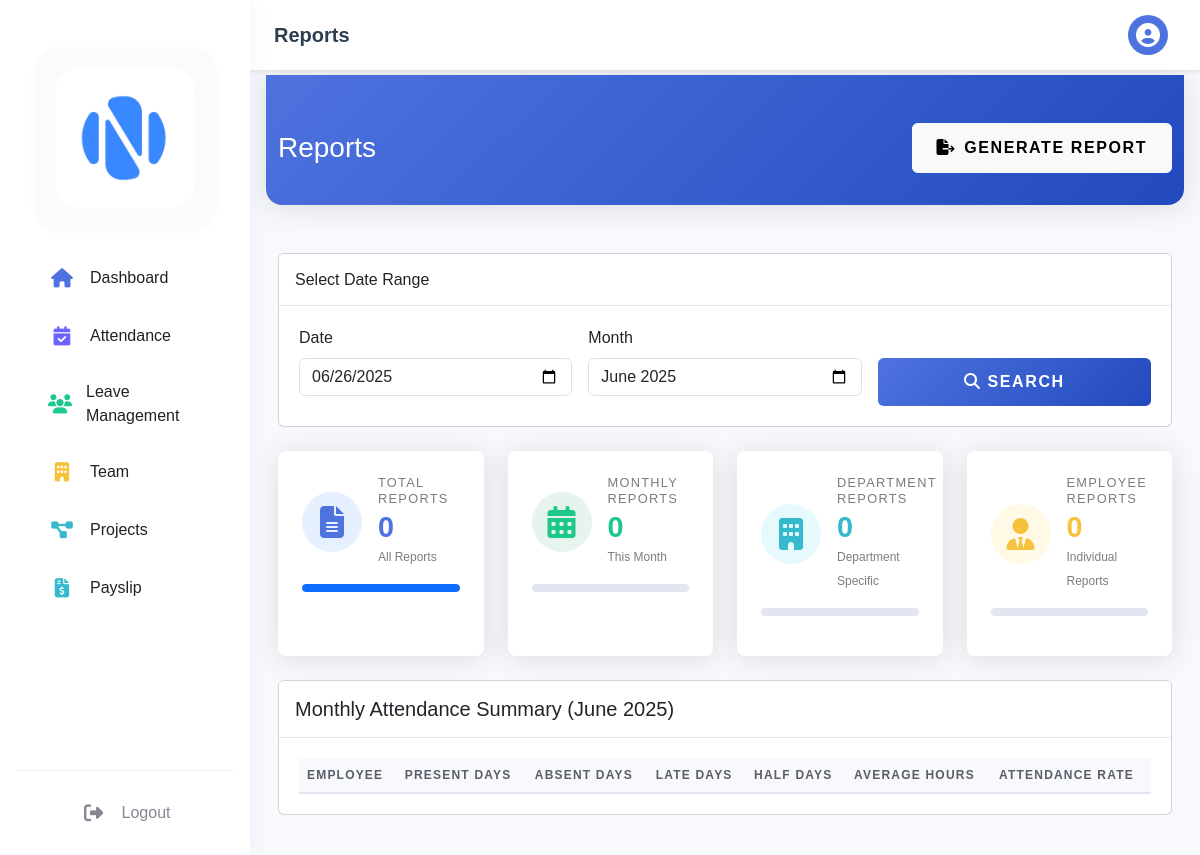
Before: /dashboard/manager/reports.php (signed in) with the older database file.
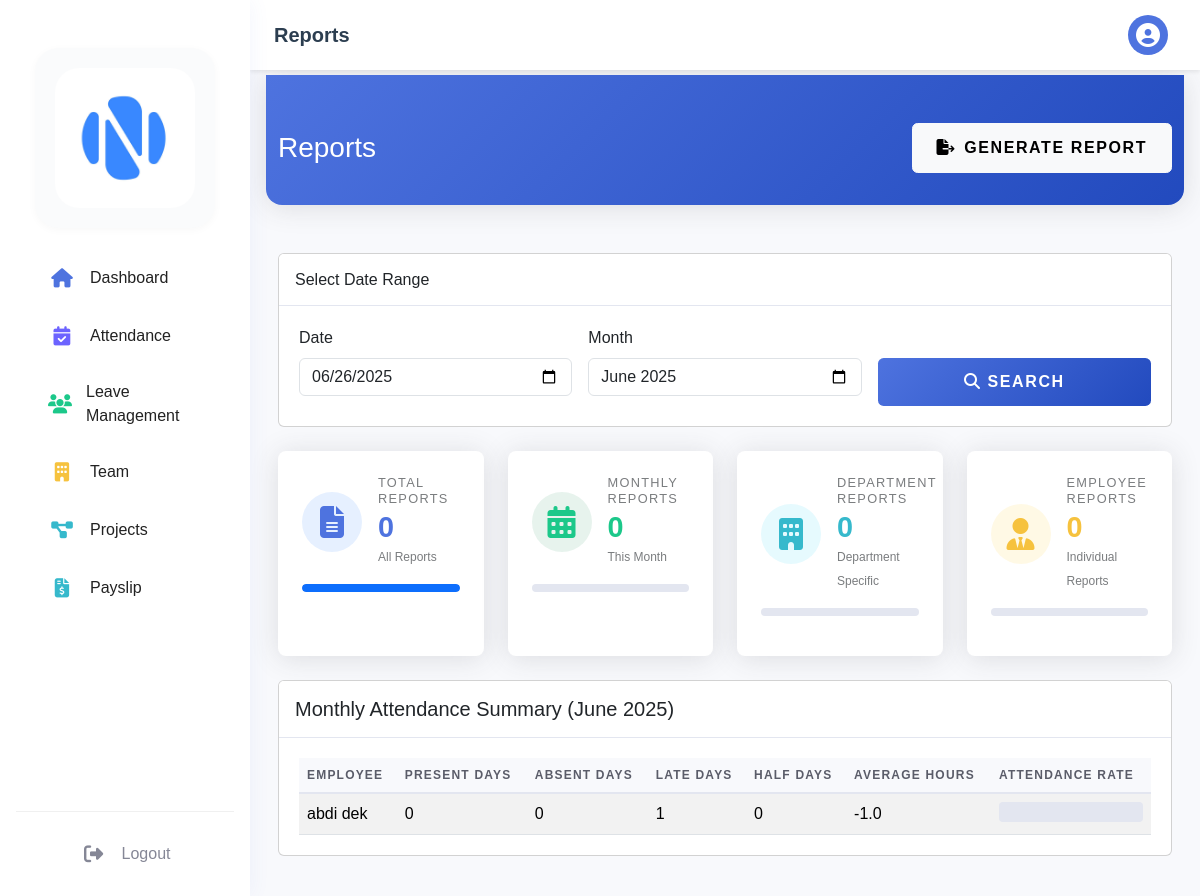
After: the same page with the newer database file.
### tables this page shows
CREATE TABLE `employees` (
  `emp_id` int(11) NOT NULL,
  `user_id` int(11) DEFAULT NULL,
  `first_name` varchar(50) NOT NULL,
  `last_name` varchar(50) NOT NULL,
  `dept_id` int(11) DEFAULT NULL,
  `position` varchar(100) DEFAULT NULL,
  `hire_date` date DEFAULT NULL,
  `basic_salary` decimal(10,2) DEFAULT '0.00',
  `salary` decimal(10,2) DEFAULT NULL,
  `phone` varchar(20) DEFAULT NULL,
  `address` text,
  `profile_image` varchar(255) DEFAULT NULL,
  `gender` enum('male','female') NOT NULL DEFAULT 'male'
);

### dashboard/manager/reports.php (the view, shortened to what the changed rows need)
<?php
require_once '../../config/database.php';
$stmt = $pdo->prepare("
    SELECT e.*, d.dept_name
    FROM employees e
    LEFT JOIN departments d ON e.dept_id = d.dept_id
    WHERE e.user_id = ?
");
$stmt->execute([$_SESSION['user_id']]);
$manager = $stmt->fetch();
$stmt = $pdo->prepare("
    SELECT
        COUNT(*) as total_reports,
        COUNT(CASE WHEN report_type = 'monthly' THEN 1 END) as monthly_reports,
        COUNT(CASE WHEN report_type = 'department' THEN 1 END) as department_reports,
        COUNT(CASE WHEN report_type = 'employee' THEN 1 END) as employee_reports
    FROM attendance_reports
    WHERE department_id = ? OR created_by = ?
");
$stmt->execute([$manager['dept_id'], $_SESSION['user_id']]);
$report_stats = $stmt->fetch();
$total_reports = $report_stats['total_reports'];
$monthly_reports = $report_stats['monthly_reports'];
$department_reports = $report_stats['department_reports'];
$employee_reports = $report_stats['employee_reports'];
$current_month = isset($_GET['month']) ? $_GET['month'] : date('Y-m');
$stmt = $pdo->prepare("
    SELECT
        e.emp_id,
        e.first_name,
        e.last_name,
        COUNT(DISTINCT CASE WHEN a.status = 'present' THEN DATE(a.attendance_date) END) as present_days,
        COUNT(DISTINCT CASE WHEN a.status = 'absent' THEN DATE(a.attendance_date) END) as absent_days,
        COUNT(DISTINCT CASE WHEN a.status = 'late' THEN DATE(a.attendance_date) END) as late_days,
        COUNT(DISTINCT CASE WHEN a.status = 'half-day' THEN DATE(a.attendance_date) END) as halfday_days,
        AVG(a.total_hours) as avg_hours_worked
    FROM employees e
    LEFT JOIN attendance a ON e.emp_id = a.emp_id
        AND DATE_FORMAT(a.attendance_date, '%Y-%m') = ?
    WHERE e.dept_id = ?
    GROUP BY e.emp_id, e.first_name, e.last_name
    ORDER BY e.first_name
");
$stmt->execute([$current_month, $manager['dept_id']]);
$monthly_summary = $stmt->fetchAll();
?>
<!DOCTYPE html>
<html lang="en">
<head>
    <link href="https://cdn.jsdelivr.net/npm/bootstrap@5.3.2/dist/css/bootstrap.min.css" rel="stylesheet">
    <link href="https://cdn.datatables.net/1.11.5/css/dataTables.bootstrap5.min.css" rel="stylesheet">
    <link rel="stylesheet" href="https://cdnjs.cloudflare.com/ajax/libs/font-awesome/6.4.0/css/all.min.css">
    <link rel="stylesheet" href="../../assets/css/dashboard.css">
</head>
<body>
    <div class="main-content" id="main-content">
        <div class="page-header">
            <div class="container-fluid">
                <div class="d-flex justify-content-between align-items-center">
                    <h1 class="h3 mb-0 text-white">Reports</h1>
                </div>
            </div>
        </div>
        <div class="container-fluid">
            <div class="row mb-4">
                <div class="col-md-3">
                    <div class="card card-stat bg-white h-100">
                        <div class="card-body">
                            <div class="d-flex align-items-center">
                                <div class="flex-grow-1 ms-3">
                                    <h2 class="mb-0 text-primary"><?php echo $total_reports; ?></h2>
                                </div>
                            </div>
                        </div>
                    </div>
                </div>
                <div class="col-md-3">
                    <div class="card card-stat bg-white h-100">
                        <div class="card-body">
                            <div class="d-flex align-items-center">
                                <div class="flex-grow-1 ms-3">
                                    <h2 class="mb-0 text-success"><?php echo $monthly_reports; ?></h2>
                                </div>
                            </div>
                        </div>
                    </div>
                </div>
                <div class="col-md-3">
                    <div class="card card-stat bg-white h-100">
                        <div class="card-body">
                            <div class="d-flex align-items-center">
                                <div class="flex-grow-1 ms-3">
                                    <h2 class="mb-0 text-info"><?php echo $department_reports; ?></h2>
                                </div>
                            </div>
                        </div>
                    </div>
                </div>
                <div class="col-md-3">
                    <div class="card card-stat bg-white h-100">
                        <div class="card-body">
                            <div class="d-flex align-items-center">
                                <div class="flex-grow-1 ms-3">
                                    <h2 class="mb-0 text-warning"><?php echo $employee_reports; ?></h2>
                                </div>
                            </div>
                        </div>
                    </div>
                </div>
            </div>
            <div class="card mb-4">
                <div class="card-body">
                    <div class="table-responsive">
                        <table id="monthlySummaryTable" class="table table-striped">
                            <thead>
                                <tr>
                                    <th>Employee</th>
                                    <th>Present Days</th>
                                    <th>Absent Days</th>
                                    <th>Late Days</th>
                                    <th>Half Days</th>
                                    <th>Average Hours</th>
                                    <th>Attendance Rate</th>
                                </tr>
                            </thead>
                            <tbody>
                                <?php foreach ($monthly_summary as $summary):
                                ?>
                                <tr>
                                    <td><?php echo htmlspecialchars($summary['first_name'] . ' ' . $summary['last_name']); ?></td>
                                    <td><?php echo $summary['present_days']; ?></td>
                                    <td><?php echo $summary['absent_days']; ?></td>
                                    <td><?php echo $summary['late_days']; ?></td>
                                    <td><?php echo $summary['halfday_days']; ?></td>
                                    <td><?php echo number_format($summary['avg_hours_worked'], 1); ?></td>
                                    <td>
                                        <div class="progress" style="height: 20px;">
                                        </div>
                                    </td>
                                </tr>
                                <?php endforeach; ?>
                            </tbody>
                        </table>
                    </div>
                </div>
            </div>
        </div>
    </div>
</body>
</html>

Changed rows visible on the page:
now on this page (row edited): employees: first_name+last_name "abdi dek", present_days "0", absent_days "0", late_days "1", halfday_days "0", avg_hours_worked "-1.0"
